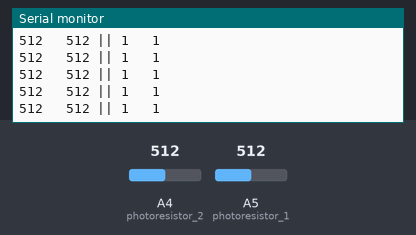
Simulated run of this sketch. Board: Arduino Uno, built with avr-gcc and run on an emulated ATmega328P. Parts: the last lines printed to the serial monitor. The test bench sets the inputs (shaded band); at power-on: A4 (photoresistor_2) = 512, A5 (photoresistor_1) = 512.

Above: at 1.2 s.
1.3 s: A4 (photoresistor_2) set to 110
At 1.8 s:
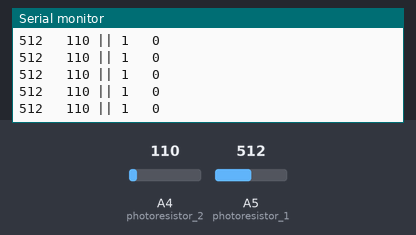
4.3 s: A4 (photoresistor_2) set to 91
At 4.8 s:
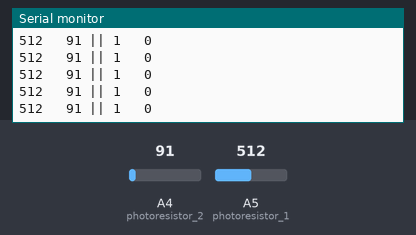
7.3 s: A5 (photoresistor_1) set to 982
At 8.1 s:
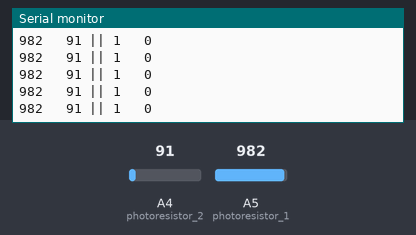
10.3 s: A5 (photoresistor_1) set to 1009
At 10.8 s:
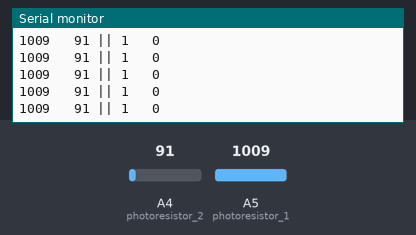
Timing chart, 0 to 13.3 s (numbered marks = the images above; inputs shaded):
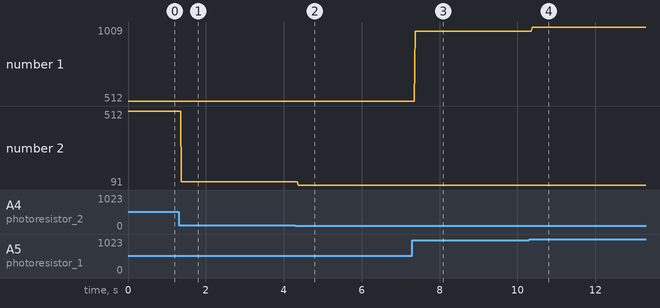

The sketch:

get_data_live.ino
```cpp
//photoresistor low: 300
//        high: 600
const int midpoint = 450;

const int photoresistor_1 = A5;
const int photoresistor_2 = A4;

int reading[2];

void takeReading(){
  int val1 = analogRead(photoresistor_1);
  int val2 = analogRead(photoresistor_2);

  if(val1 > midpoint){
    reading[0] = 1;
  } else {
    reading[0] = 0;
  }

  if(val2 > midpoint){
    reading[1] = 1;
  } else {
    reading[1] = 0;
  }
}

void setup(){
  pinMode(A5, INPUT);
    Serial.begin(9600);
}

void loop(){
takeReading();
int val = analogRead(A5);
  Serial.print(val);
  Serial.print("   ");
  Serial.print(analogRead(A4));
  Serial.print(" || ");
  Serial.print(reading[0]);
  Serial.print("   ");
  Serial.println(reading[1]);
}
```

Measured:
- after the input at 1.3 s, the serial monitor: prints a new line after 0.07 s (image 1)
- after the input at 4.3 s, the serial monitor: prints a new line after 0.07 s (image 2)
- after the input at 7.3 s, the serial monitor: prints a new line after 0.07 s (image 3)
- after the input at 10.3 s, the serial monitor: prints a new line after 0.08 s (image 4)
- plotted number 1: 512 → 982 after the input at 7.3 s, 982 → 1009 after the input at 10.3 s
- plotted number 2: 512 → 110 after the input at 1.3 s, 110 → 91 after the input at 4.3 s
